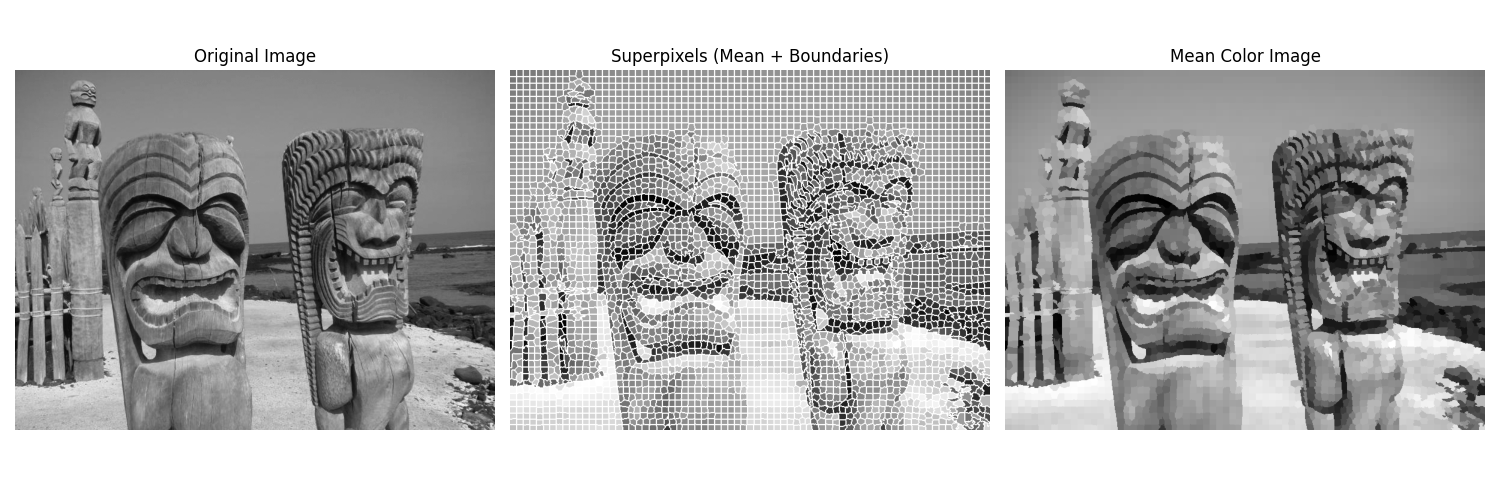

This chart was generated by the following Python code:

import sys
import os
import numpy as np
import matplotlib.pyplot as plt
from skimage.io import imread
from skimage import img_as_float
from skimage.segmentation import find_boundaries
from scipy.ndimage import mean
from General.superpixels import superpixels
from libDIPUM.data_path import dip_data

def mat2gray(img):
    min_v = img.min()
    max_v = img.max()
    if max_v - min_v < 1e-10:
        return np.zeros_like(img)
    return (img - min_v) / (max_v - min_v)

# Data
image_path = dip_data('totem-poles.tif')
f_raw = imread(image_path)

# Ensure standard double format [0,1]
f = img_as_float(f_raw)

# Get superpixel labels
print("Computing superpixels...")
L, NL = superpixels(f, 4000)

# Replace each superpixel by its average value
print("Computing means...")
if f.ndim == 3:
    # Multichannel mean
    fSP = np.zeros_like(f)
    for c in range(f.shape[2]):
         # ndimage.mean returns list of means for labels 1..NL
         means = mean(f[:,:,c], labels=L, index=np.arange(1, NL+1))
         mapping = np.zeros(NL + 1)
         mapping[1:] = means
         fSP[:,:,c] = mapping[L]
else:
    means = mean(f, labels=L, index=np.arange(1, NL+1))
    mapping = np.zeros(NL + 1)
    mapping[1:] = means
    fSP = mapping[L]

fSP = mat2gray(fSP)

BW = find_boundaries(L, mode='thick')

if fSP.ndim == 2:
    f_overlay = fSP.copy()
    f_overlay[BW] = 1.0 # White
else:
    f_overlay = fSP.copy()
    for c in range(3):
        # If we want white, set all channels to 1
        f_overlay[:,:,c][BW] = 1.0

# Display
fig, axes = plt.subplots(1, 3, figsize=(15, 5))

cmap = 'gray' if f.ndim == 2 else None

axes[0].imshow(f, cmap=cmap)
axes[0].set_title('Original Image')
axes[0].axis('off')

axes[1].imshow(f_overlay, cmap=cmap)
axes[1].set_title('Superpixels (Mean + Boundaries)')
axes[1].axis('off')

axes[2].imshow(fSP, cmap=cmap)
axes[2].set_title('Mean Color Image')
axes[2].axis('off')

plt.tight_layout()
plt.savefig('Figure1050.png')
print("Saved Figure1050.png")
plt.show()

if __name__ == "__main__":
    Figure1050()
